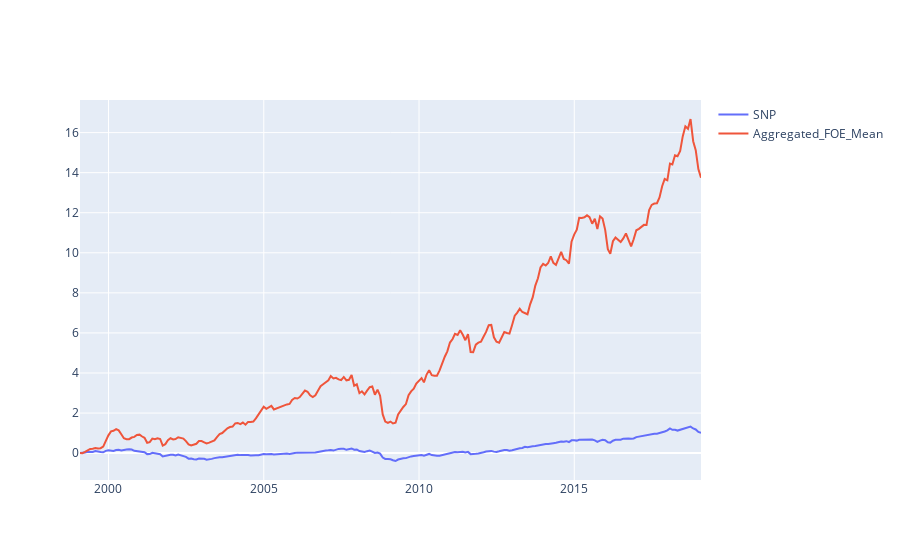

Notebook code cell kept with this figure:
### Code cell
fig = go.Figure()
# NYSE_or_NASDAQ_small = NYSE_or_NASDAQ
# print(NYSE_or_NASDAQ_small)
stocks = result.columns[1:]
# print(stocks)
for stock in stocks: 
    fig.add_trace(go.Scatter(x=result['Date'], y=result[stock],
                            mode='lines',
                            name=stock))

fig.show()

### Figure 1 — Plotly figure (JSON) as saved in the notebook; plotly's stock layout.template omitted (floating-point values rounded to 4 significant figures; data arrays with more than 128 entries replaced by an {"elided": "..."} marker saying what was removed)
{"data": [{"mode": "lines", "name": "SNP", "type": "scatter", "x": {"elided": "241 str values"}, "y": {"elided": "241 float values"}}, {"mode": "lines", "name": "Aggregated_FOE_Mean", "type": "scatter", "x": {"elided": "241 str values"}, "y": {"elided": "241 float values"}}], "layout": {}}
